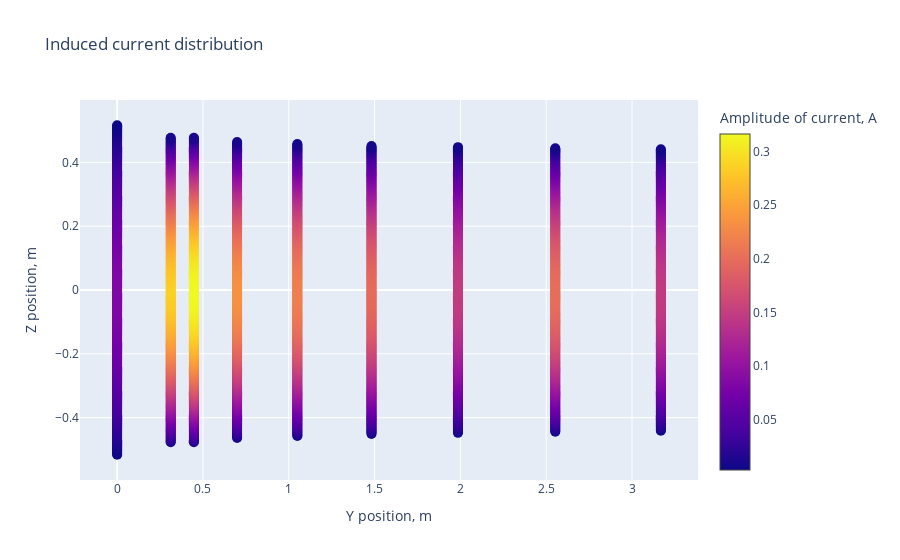
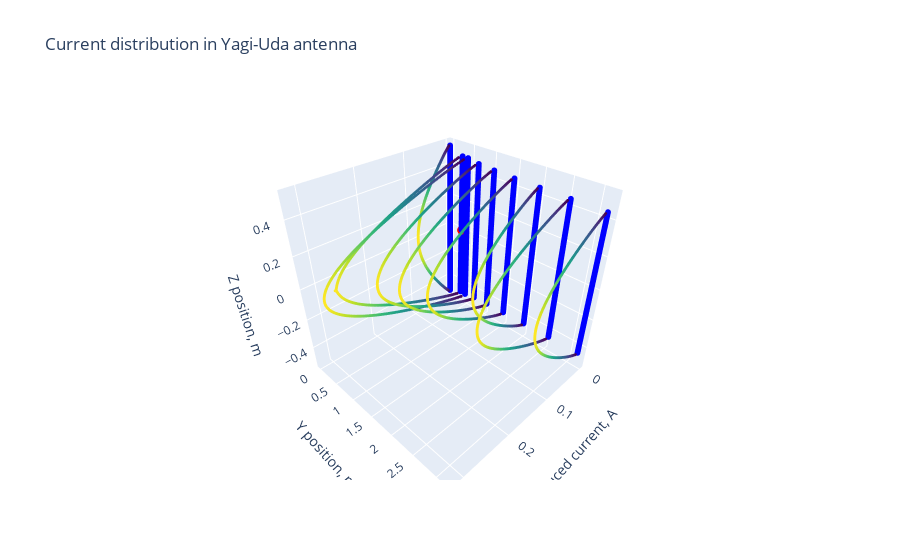

Notebook code cell kept with these figures, in order:
### Code cell
from visualization import plot_2dmodel, plot_together, plot_separately, current_distribution_2d, current_distribution_3d

plot_2dmodel(R, source_position, sum(element_num), delta_z)
plot_together(R_block, current_block)
plot_separately(R_block, current_block)
current_distribution_2d(R, current)
current_distribution_3d(R, source_position, R_block, current_block)

### Figure 1 — Plotly figure (JSON) as saved in the notebook; plotly's stock layout.template omitted (floating-point values rounded to 4 significant figures; data arrays with more than 128 entries replaced by an {"elided": "..."} marker saying what was removed)
{"data": [{"marker": {"color": {"elided": "2565 float values"}, "colorbar": {"title": {"text": "Amplitude of current, A"}}, "colorscale": [[0, "#0d0887"], [0.1111, "#46039f"], [0.2222, "#7201a8"], [0.3333, "#9c179e"], [0.4444, "#bd3786"], [0.5556, "#d8576b"], [0.6667, "#ed7953"], [0.7778, "#fb9f3a"], [0.8889, "#fdca26"], [1, "#f0f921"]], "showscale": true, "size": 10}, "mode": "markers", "name": "Точки", "type": "scatter", "x": {"elided": "2565 float values"}, "y": {"elided": "2565 float values"}}], "layout": {"title": {"text": "Induced current distribution"}, "xaxis": {"title": {"text": "Y position, m"}}, "yaxis": {"title": {"text": "Z position, m"}}}}

### Figure 2 — Plotly figure (JSON) as saved in the notebook; plotly's stock layout.template omitted (floating-point values rounded to 4 significant figures; data arrays with more than 128 entries replaced by an {"elided": "..."} marker saying what was removed)
{"data": [{"marker": {"color": "blue", "size": 2}, "mode": "markers", "type": "scatter3d", "x": {"elided": "2565 int values"}, "y": {"elided": "2565 float values"}, "z": {"elided": "2565 float values"}}, {"marker": {"color": "red", "size": 3}, "mode": "markers", "type": "scatter3d", "x": [0], "y": [0.312], "z": [0]}, {"marker": {"color": {"elided": "317 float values"}, "colorscale": [[0, "#440154"], [0.1111, "#482878"], [0.2222, "#3e4989"], [0.3333, "#31688e"], [0.4444, "#26828e"], [0.5556, "#1f9e89"], [0.6667, "#35b779"], [0.7778, "#6ece58"], [0.8889, "#b5de2b"], [1, "#fde725"]], "size": 1}, "mode": "markers", "type": "scatter3d", "x": {"elided": "317 float values"}, "y": {"elided": "317 int values"}, "z": {"elided": "317 float values"}}, {"marker": {"color": {"elided": "293 float values"}, "colorscale": [[0, "#440154"], [0.1111, "#482878"], [0.2222, "#3e4989"], [0.3333, "#31688e"], [0.4444, "#26828e"], [0.5556, "#1f9e89"], [0.6667, "#35b779"], [0.7778, "#6ece58"], [0.8889, "#b5de2b"], [1, "#fde725"]], "size": 1}, "mode": "markers", "type": "scatter3d", "x": {"elided": "293 float values"}, "y": {"elided": "293 float values"}, "z": {"elided": "293 float values"}}, {"marker": {"color": {"elided": "293 float values"}, "colorscale": [[0, "#440154"], [0.1111, "#482878"], [0.2222, "#3e4989"], [0.3333, "#31688e"], [0.4444, "#26828e"], [0.5556, "#1f9e89"], [0.6667, "#35b779"], [0.7778, "#6ece58"], [0.8889, "#b5de2b"], [1, "#fde725"]], "size": 1}, "mode": "markers", "type": "scatter3d", "x": {"elided": "293 float values"}, "y": {"elided": "293 float values"}, "z": {"elided": "293 float values"}}, {"marker": {"color": {"elided": "285 float values"}, "colorscale": [[0, "#440154"], [0.1111, "#482878"], [0.2222, "#3e4989"], [0.3333, "#31688e"], [0.4444, "#26828e"], [0.5556, "#1f9e89"], [0.6667, "#35b779"], [0.7778, "#6ece58"], [0.8889, "#b5de2b"], [1, "#fde725"]], "size": 1}, "mode": "markers", "type": "scatter3d", "x": {"elided": "285 float values"}, "y": {"elided": "285 float values"}, "z": {"elided": "285 float values"}}, {"marker": {"color": {"elided": "281 float values"}, "colorscale": [[0, "#440154"], [0.1111, "#482878"], [0.2222, "#3e4989"], [0.3333, "#31688e"], [0.4444, "#26828e"], [0.5556, "#1f9e89"], [0.6667, "#35b779"], [0.7778, "#6ece58"], [0.8889, "#b5de2b"], [1, "#fde725"]], "size": 1}, "mode": "markers", "type": "scatter3d", "x": {"elided": "281 float values"}, "y": {"elided": "281 float values"}, "z": {"elided": "281 float values"}}, {"marker": {"color": {"elided": "277 float values"}, "colorscale": [[0, "#440154"], [0.1111, "#482878"], [0.2222, "#3e4989"], [0.3333, "#31688e"], [0.4444, "#26828e"], [0.5556, "#1f9e89"], [0.6667, "#35b779"], [0.7778, "#6ece58"], [0.8889, "#b5de2b"], [1, "#fde725"]], "size": 1}, "mode": "markers", "type": "scatter3d", "x": {"elided": "277 float values"}, "y": {"elided": "277 float values"}, "z": {"elided": "277 float values"}}, {"marker": {"color": {"elided": "275 float values"}, "colorscale": [[0, "#440154"], [0.1111, "#482878"], [0.2222, "#3e4989"], [0.3333, "#31688e"], [0.4444, "#26828e"], [0.5556, "#1f9e89"], [0.6667, "#35b779"], [0.7778, "#6ece58"], [0.8889, "#b5de2b"], [1, "#fde725"]], "size": 1}, "mode": "markers", "type": "scatter3d", "x": {"elided": "275 float values"}, "y": {"elided": "275 float values"}, "z": {"elided": "275 float values"}}, {"marker": {"color": {"elided": "273 float values"}, "colorscale": [[0, "#440154"], [0.1111, "#482878"], [0.2222, "#3e4989"], [0.3333, "#31688e"], [0.4444, "#26828e"], [0.5556, "#1f9e89"], [0.6667, "#35b779"], [0.7778, "#6ece58"], [0.8889, "#b5de2b"], [1, "#fde725"]], "size": 1}, "mode": "markers", "type": "scatter3d", "x": {"elided": "273 float values"}, "y": {"elided": "273 float values"}, "z": {"elided": "273 float values"}}, {"marker": {"color": {"elided": "271 float values"}, "colorscale": [[0, "#440154"], [0.1111, "#482878"], [0.2222, "#3e4989"], [0.3333, "#31688e"], [0.4444, "#26828e"], [0.5556, "#1f9e89"], [0.6667, "#35b779"], [0.7778, "#6ece58"], [0.8889, "#b5de2b"], [1, "#fde725"]], "size": 1}, "mode": "markers", "type": "scatter3d", "x": {"elided": "271 float values"}, "y": {"elided": "271 float values"}, "z": {"elided": "271 float values"}}], "layout": {"scene": {"xaxis": {"title": {"text": "Induced current, A"}}, "yaxis": {"title": {"text": "Y position, m"}}, "zaxis": {"title": {"text": "Z position, m"}}}, "showlegend": false, "title": {"text": "Current distribution in Yagi-Uda antenna"}}}
